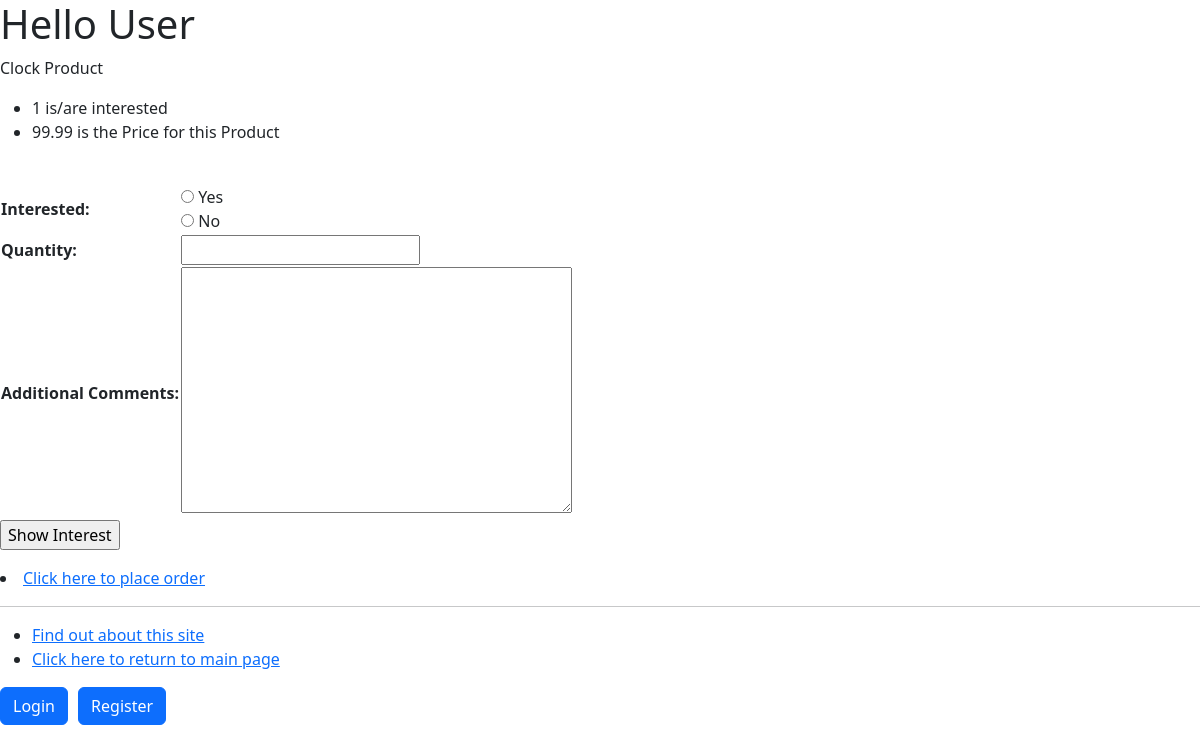
Screenshot of /myapp/products/1 with the database file from the repository.
### myapp/models.py (models this page shows, shortened)
class Product(models.Model):
    category = models.ForeignKey(Category, related_name='products', on_delete=models.CASCADE)
    name = models.CharField(max_length=200)
    price = models.DecimalField(max_digits=10, decimal_places=2)
    stock = models.PositiveIntegerField(default=100, validators=[MinValueValidator(0), MaxValueValidator(1000)])
    available = models.BooleanField(default=True)
    description = models.CharField(max_length=200, blank=True, null=True)
    interested = models.PositiveIntegerField(default=0)

### myapp/views.py (the view)
# urls.py: path(r'products/<int:prod_id>', views.productdetail),
def productdetail(request, prod_id):
    msg = ''
    prod: Product = Product.objects.filter(id=prod_id).get()
    if request.method == 'POST':
        form = InterestForm(request.POST)
        if form.is_valid():
            if form.cleaned_data['interested'] == '1':
                msg = 'You are interested'
                prod.interested += 1
                prod.save()
            else:
                msg = 'You are not interested'
            return redirect('../../myapp/')
    else:
        form = InterestForm()
    return render(request, 'myapp/productdetail.html', {'form': form, 'prod': prod, 'msg': msg})

### myapp/forms.py
class InterestForm(forms.Form):
    interested = forms.ChoiceField(widget=forms.RadioSelect, choices=[(1, "Yes"), (0, "No")])
    quantity = forms.IntegerField(min_value=1)
    comments = forms.CharField(widget=forms.Textarea, label='Additional Comments', required=False)

### templates/myapp/productdetail.html (shortened to what this page needs)
{% extends 'myapp/base.html' %}
{% block body_block %}
<p>{{ prod.name }} Product</p>
<ul>
    <li>{{ prod.interested }} is/are interested</li>
    <li>{{ prod.price }} is the Price for this Product</li>
<br>
</ul>
<p>
    <form method="post" action="">
        <table>
        {{ form.as_table }}
        </table>
    <input type="submit" value="Show Interest"/>
    </form>
</p>
    <li class="hbar1"><a href="{% url 'techavant:index' %}place_order">Click here to place order</a><br /></li>
{% endblock %}

### rows the page displays
Product: name "Clock", interested "1", price "99.99"
